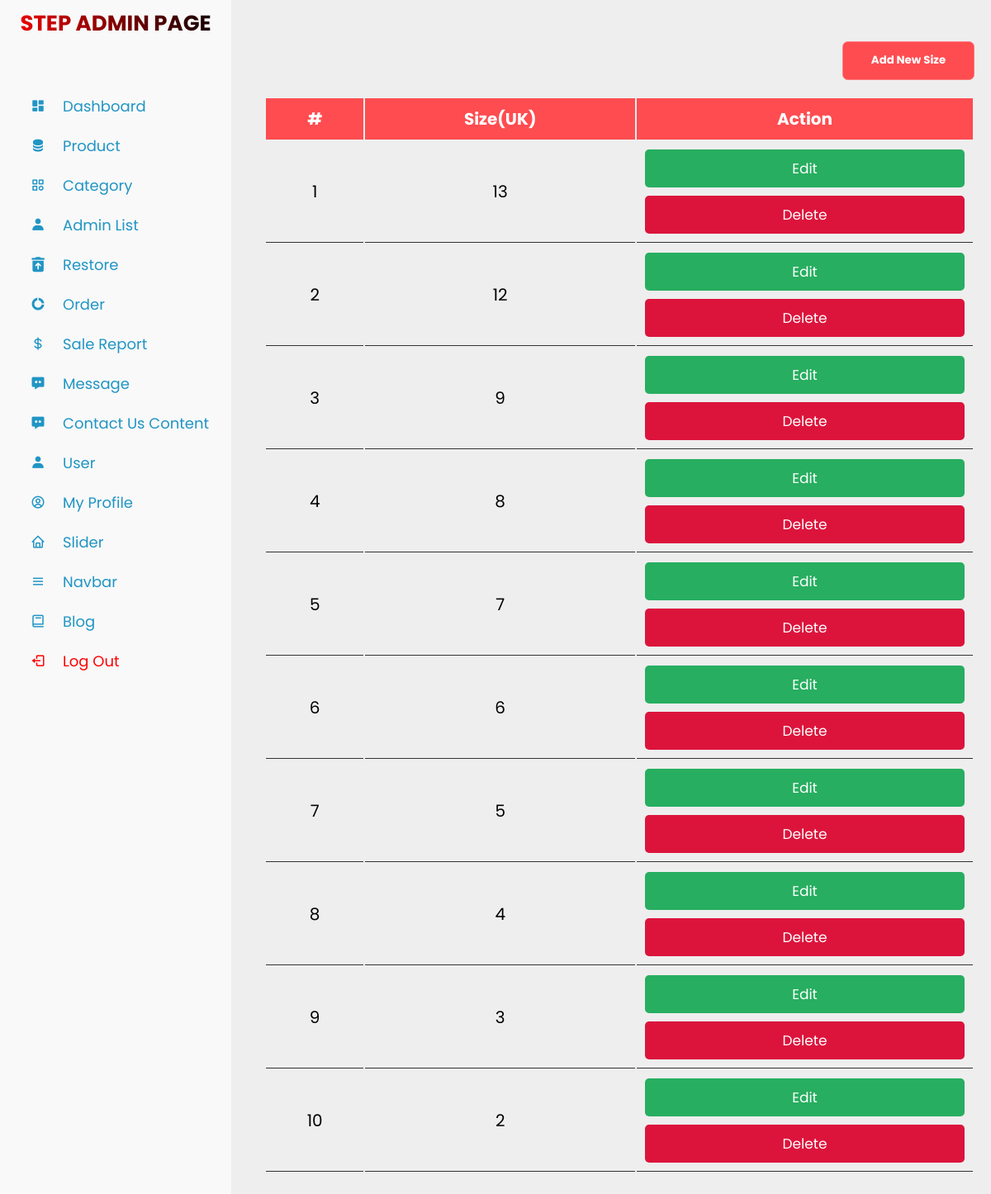
The app's page /admin_category_sizes.php, older data.
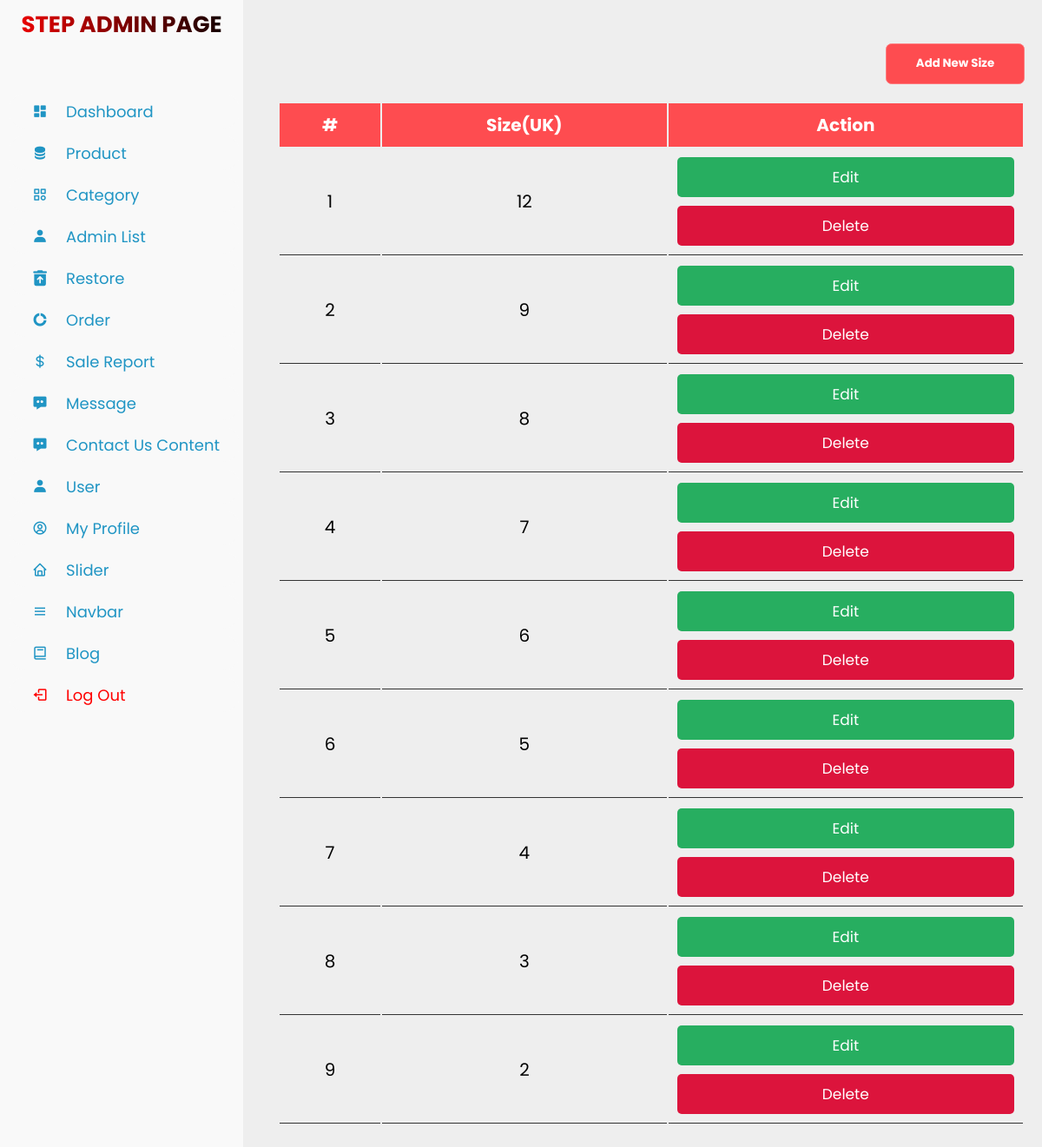
The same page, newer data.
### tables this page shows
CREATE TABLE `sizes` (
  `id` int(11) NOT NULL,
  `size` int(11) NOT NULL
);

### admin_category_sizes.php (the view, shortened to what this page needs)
<?php
include 'connect.php';
$stmt = $conn->prepare("SELECT * FROM sizes ORDER BY size DESC");
$stmt->execute();
$sizes = $stmt->fetchAll(PDO::FETCH_ASSOC);
?>
<!DOCTYPE html>
<html lang="en">
<head>
    <link rel="stylesheet" type="text/css" href="assets/css/admin_categories.css">
</head>
<body>
    <?php include 'sidebar.php'; ?>
    <div class="container">
        <div class="btn-container page-top">
            <button class="btn-add-new" id="addSizeBtn">
                Add New Size
            </button>
        </div>
        <div class="product-display">
            <table class="product-display-table">
                <thead>
                    <tr>
                        <th>#</th>
                        <th>Size(UK)</th>
                        <th>Action</th>
                    </tr>
                </thead>
                <tbody>
                    <?php
                    $row_count = 1;
                    foreach ($sizes as $size): ?>
                        <tr>
                            <td><?= $row_count++; ?></td>
                            <td><?= htmlspecialchars($size['size']); ?></td>
                            <td>
                                <button class="btn edit-size-btn"
                                    data-id="<?= htmlspecialchars($size['id']); ?>"
                                    data-name="<?= htmlspecialchars($size['size']); ?>">
                                    Edit
                                </button>
                                <a href="?delete_id=<?= htmlspecialchars($size['id']); ?>" class="btn">Delete</a>
                            </td>
                        </tr>
                    <?php endforeach; ?>
                </tbody>
            </table>
        </div>
    </div>
</body>
</html>

Row changes from the older to the newer data that the page shows:
removed sizes: size "13"
